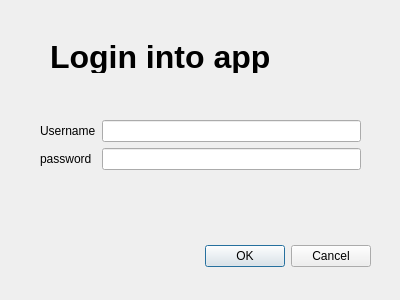
<?xml version="1.0" encoding="UTF-8"?>
<ui version="4.0">
 <class>LoginDialog</class>
 <widget class="QDialog" name="LoginDialog">
  <property name="geometry">
   <rect>
    <x>0</x>
    <y>0</y>
    <width>400</width>
    <height>300</height>
   </rect>
  </property>
  <property name="windowTitle">
   <string>Dialog</string>
  </property>
  <widget class="QDialogButtonBox" name="buttonBox">
   <property name="geometry">
    <rect>
     <x>30</x>
     <y>240</y>
     <width>341</width>
     <height>32</height>
    </rect>
   </property>
   <property name="orientation">
    <enum>Qt::Horizontal</enum>
   </property>
   <property name="standardButtons">
    <set>QDialogButtonBox::Cancel|QDialogButtonBox::Ok</set>
   </property>
  </widget>
  <widget class="QWidget" name="formLayoutWidget">
   <property name="geometry">
    <rect>
     <x>40</x>
     <y>120</y>
     <width>321</width>
     <height>61</height>
    </rect>
   </property>
   <layout class="QFormLayout" name="formLayout">
    <item row="0" column="0">
     <widget class="QLabel" name="usernameLabel">
      <property name="text">
       <string>Username</string>
      </property>
     </widget>
    </item>
    <item row="0" column="1">
     <widget class="QLineEdit" name="txtUsername"/>
    </item>
    <item row="1" column="0">
     <widget class="QLabel" name="passwordLabel">
      <property name="text">
       <string>password</string>
      </property>
     </widget>
    </item>
    <item row="1" column="1">
     <widget class="QLineEdit" name="txtPassword">
      <property name="echoMode">
       <enum>QLineEdit::Password</enum>
      </property>
     </widget>
    </item>
   </layout>
  </widget>
  <widget class="QLabel" name="label">
   <property name="geometry">
    <rect>
     <x>50</x>
     <y>40</y>
     <width>301</width>
     <height>33</height>
    </rect>
   </property>
   <property name="font">
    <font>
     <pointsize>24</pointsize>
     <weight>75</weight>
     <bold>true</bold>
    </font>
   </property>
   <property name="text">
    <string>Login into app</string>
   </property>
  </widget>
 </widget>
 <resources/>
 <connections>
  <connection>
   <sender>buttonBox</sender>
   <signal>accepted()</signal>
   <receiver>LoginDialog</receiver>
   <slot>accept()</slot>
   <hints>
    <hint type="sourcelabel">
     <x>248</x>
     <y>254</y>
    </hint>
    <hint type="destinationlabel">
     <x>157</x>
     <y>274</y>
    </hint>
   </hints>
  </connection>
  <connection>
   <sender>buttonBox</sender>
   <signal>rejected()</signal>
   <receiver>LoginDialog</receiver>
   <slot>reject()</slot>
   <hints>
    <hint type="sourcelabel">
     <x>316</x>
     <y>260</y>
    </hint>
    <hint type="destinationlabel">
     <x>286</x>
     <y>274</y>
    </hint>
   </hints>
  </connection>
 </connections>
</ui>
